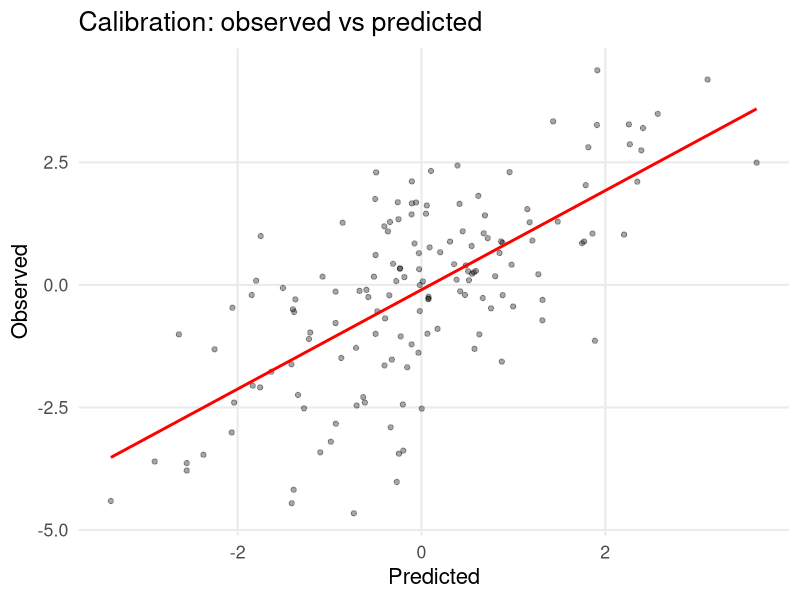

Write the R code that produced this figure.
## ---- chunk 1
library(ggplot2)
library(dplyr)
library(glmnet)
set.seed(8878)
theme_set(theme_minimal(base_size = 16))
theme_update(panel.grid.minor = element_blank())
## ---- chunk 2
# Simulate LD blocks and a polygenic architecture
N <- 800; P <- 2000
blocks <- 40; bsize <- P / blocks
rho <- 0.9

Sigma_block <- rho ^ abs(row(diag(bsize)) - col(diag(bsize)))
X <- do.call(cbind, replicate(blocks, MASS::mvrnorm(N, mu = rep(0, bsize), Sigma = Sigma_block), simplify = FALSE))
X <- scale(X)

# True effects: mix of sparse + dense
beta <- rep(0, P)
signal_idx <- sample(P, 150)
beta[signal_idx] <- rnorm(150, 0, 0.15)

y <- as.numeric(X %*% beta + rnorm(N, 0, 1))

# Train/validation/test split (ancestry/relatives would stratify here in real data)
set.seed(2)
idx <- sample.int(N)
tr <- idx[1:500]; va <- idx[501:650]; te <- idx[651:N]

cv_grid <- 10^seq(-3, 1, length.out = 50)

fit_ridge <- glmnet(X[tr,], y[tr], alpha = 0)
pred_va <- sapply(cv_grid, function(l) predict(fit_ridge, X[va,], s = l))
mse_va <- colMeans((pred_va - y[va])^2)
lambda_best <- cv_grid[which.min(mse_va)]

pred_te <- as.numeric(predict(fit_ridge, X[te,], s = lambda_best))
mse_te <- mean((pred_te - y[te])^2)
r2_te <- cor(pred_te, y[te])^2
data.frame(metric = c("MSE", "R2"), value = c(mse_te, r2_te))
## ---- chunk 3
df_te <- data.frame(y = y[te], yhat = pred_te)
ggplot(df_te, aes(yhat, y)) +
  geom_point(alpha = .35) +
  geom_smooth(method = "lm", se = FALSE, color = "red") +
  labs(title = "Calibration: observed vs predicted", x = "Predicted", y = "Observed")
